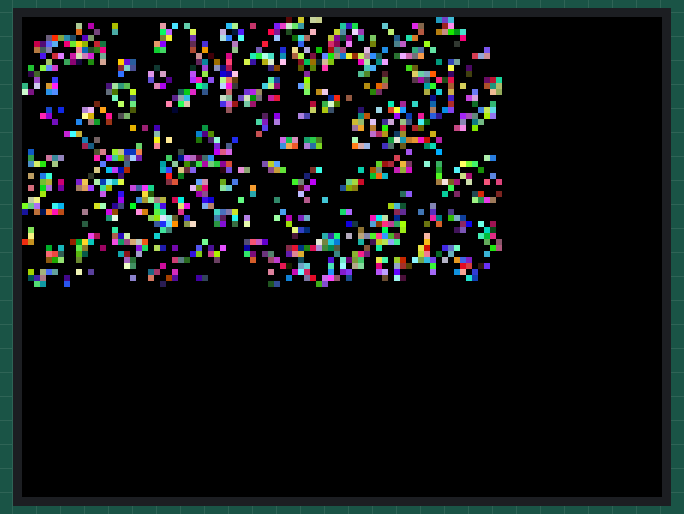
This sketch was run on a simulated ESP32. On the bench: 320×240 colour display. Random numbers use the default seed unless the sketch sets one.

Above: at 0.49 s.
At 5.24 s:
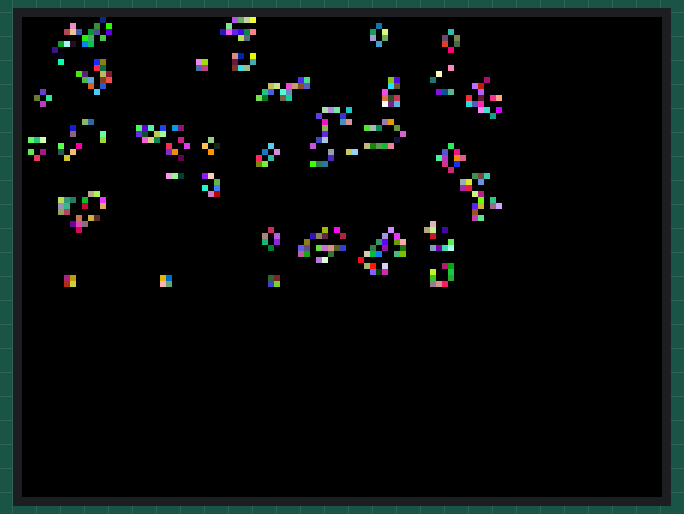
At 10.04 s:
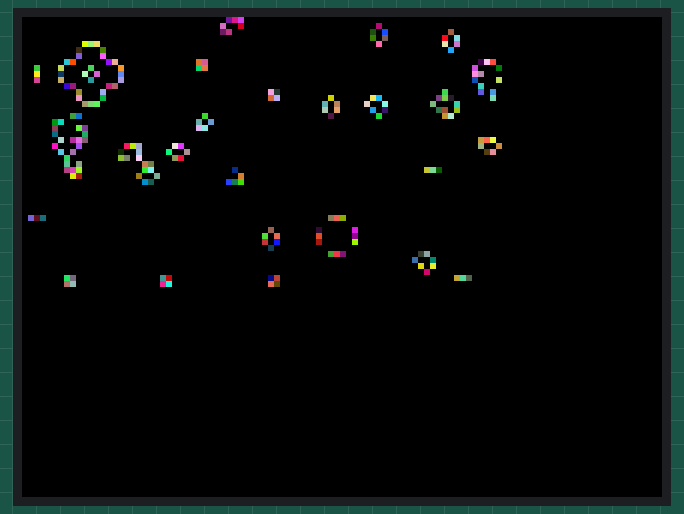
At 20.14 s:
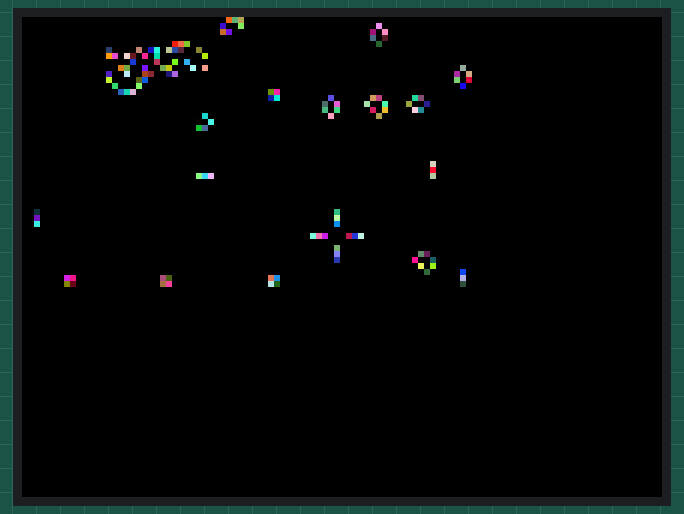
At 29.53 s:
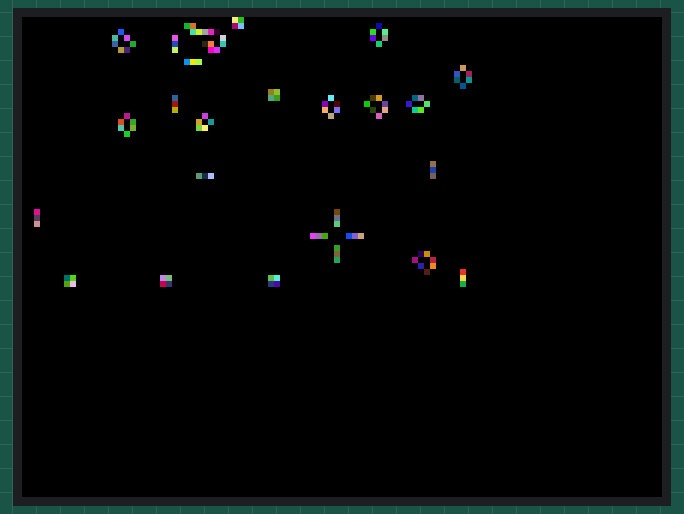
At 39.6 s:
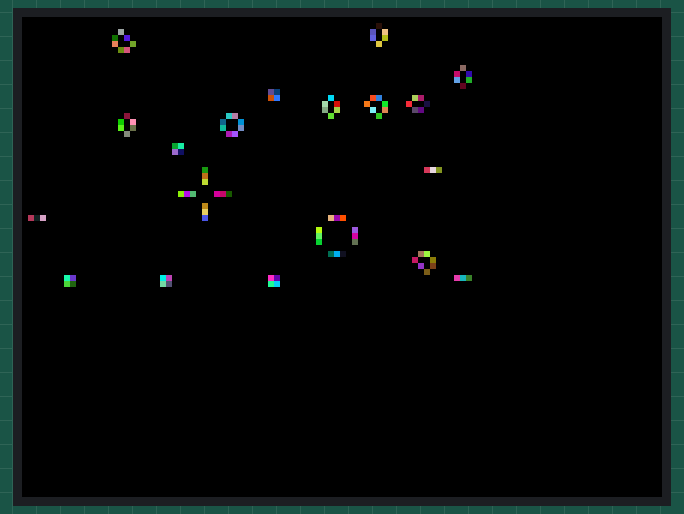

The sketch:

GameOfLife.ino
```cpp
#include <SPI.h>
#include <TFT_eSPI.h>
#include <esp_task_wdt.h>

TFT_eSPI g = TFT_eSPI();

#define WIDTH 80
#define HEIGHT 45
#define RESIZER 3
#define LANDSCAPE 1
#define LIFE_VALUE 75

boolean liveCellMap[WIDTH][HEIGHT];

void setup() {
  g.init();
  g.setRotation(LANDSCAPE);
  g.fillScreen(TFT_BLACK);

  //ENDLESS LOOPING SNAKE
  /*liveCellMap[0+15][0+15]=true;
  liveCellMap[1+15][1+15]=true;
  liveCellMap[2+15][0+15]=true;
  liveCellMap[2+15][1+15]=true;
  liveCellMap[1+15][2+15]=true;*/

  for (int i = 0; i < WIDTH; i++) {
    for (int j = 0; j < HEIGHT; j++) {
      //TO DISABLE WHEN TRYING SNAKE
      boolean isAlive = random(0, 100) > LIFE_VALUE;
      liveCellMap[i][j] = isAlive;
      //TO DISABLE WHEN TRYING SNAKE
      if (liveCellMap[i][j]) {
        g.fillRect(i * RESIZER, j * RESIZER, RESIZER, RESIZER, random(0, 255 * 255 * 255));
      }
    }
  }
}

void loop() {
  boolean templiveCellMap[WIDTH][HEIGHT];
  for (int i = 0; i < WIDTH; i++) {
    for (int j = 0; j < HEIGHT; j++) {
      templiveCellMap[i][j] = liveCellMap[i][j];
    }
  }
  for (int i = 0; i < WIDTH; i++) {
    for (int j = 0; j < HEIGHT; j++) {
      int livingNeighbours = count(i, j);
      if (livingNeighbours < 2 && liveCellMap[i][j]) {
        templiveCellMap[i][j] = false;
      }
      if ((livingNeighbours == 3 || livingNeighbours == 2) && liveCellMap[i][j]) {
        templiveCellMap[i][j] = true;
      }
      if (livingNeighbours > 3 && liveCellMap[i][j]) {
        templiveCellMap[i][j] = false;
      }
      if (!liveCellMap[i][j] && livingNeighbours == 3) {
        templiveCellMap[i][j] = true;
      }
    }
  }
  g.fillScreen(TFT_BLACK);
  for (int i = 0; i < WIDTH; i++) {
    for (int j = 0; j < HEIGHT; j++) {
      liveCellMap[i][j] = templiveCellMap[i][j];
      if (liveCellMap[i][j]) {
        g.fillRect(i * RESIZER, j * RESIZER, RESIZER, RESIZER, random(0, 255 * 255 * 255));
      }
    }
  }
  delay(17);
}

int count(int x, int y) {
  int counter = 0;
  for (int i = x - 1; i <= x + 1; i++) {
    for (int j = y - 1; j <= y + 1; j++) {
      if ((i != -1 && i != WIDTH && j != -1 && j != HEIGHT) && (i != x || j != y)) {
        if (liveCellMap[i][j]) {
          counter++;
        }
      }
    }
  }
  return counter;
}
```
